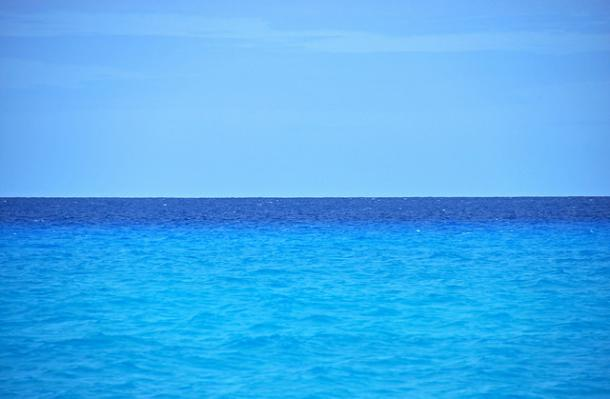
#> input picture ocean.jpg, 610 x 399 px
$ jupyter execute 'crop and swap.ipynb'
#> lines starting #> are read from the running program, lines starting #| are printed output that depends on the picture; after the words box and inside, x2 and y2 are one past the last pixel; in counts of white or black regions, pixels touching at a corner belong together
[cell 1]
import cv2
import numpy

[cell 2]
img1 = cv2.imread("ocean.jpg")
#> img1 is the input picture: shape (399, 610, 3); mean B, G, R 240.4, 173.8, 74.4
cv2.imshow("image 1",img1)
cv2.waitKey()
cv2.destroyAllWindows()

[cell 3]
img1.shape
#> Out = (399, 610, 3)

# Both image should be same sized, so here i reshape desert image.

[cell 4]
img2 = cv2.imread("desert.jpg")
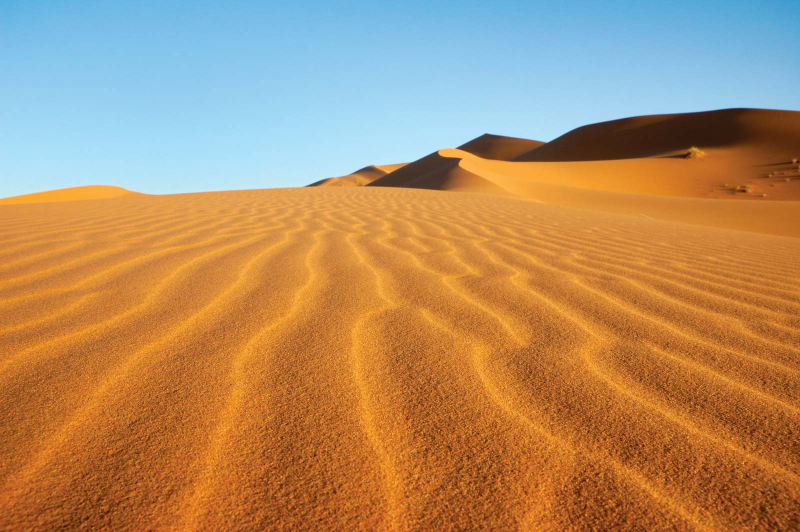
#> input picture desert.jpg, 1600 x 1064 px (shown at 1/2 size)
#> img2 is the input picture: shape (1064, 1600, 3); mean B, G, R 101.8, 140.8, 177.7
reshape_img2 = img2[266:665,:610]
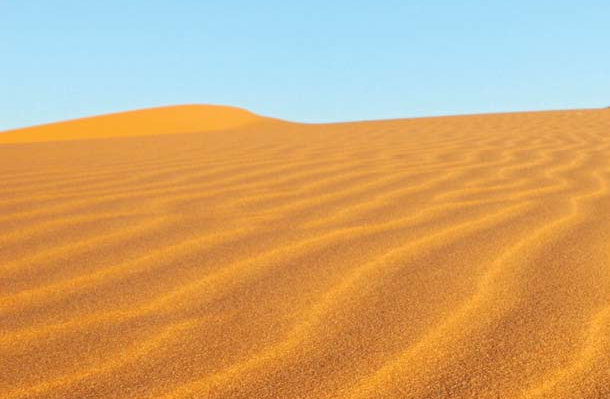
#> reshape_img2: shape (399, 610, 3); mean B, G, R 115.1, 166.5, 206.5
cv2.imshow("reshape image 2",reshape_img2)
cv2.waitKey()
cv2.destroyAllWindows()

[cell 5]
reshape_img2.shape
#> Out = (399, 610, 3)

[cell 6]
crop_img1 = img1[199:279,200:400]
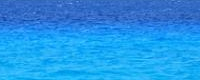
#> crop_img1: shape (80, 200, 3); mean B, G, R 230.2, 148.6, 35.5
reshape_img2[199:279,200:400] = crop_img1
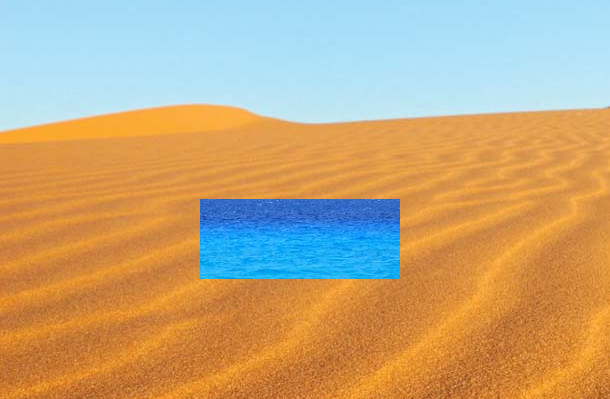
#> reshape_img2: shape (399, 610, 3); 6.57% of pixels changed, all inside (x1, y1, x2, y2) = (200, 199, 400, 279)
cv2.imshow("swapping",reshape_img2)
cv2.waitKey()
cv2.destroyAllWindows()

[cell 7]
img2 = cv2.imread("desert.jpg")
reshape_img2 = img2[266:665,:610]
crop_img2 = reshape_img2[199:279,200:400]
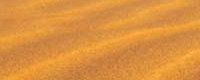
#> crop_img2: shape (80, 200, 3); mean B, G, R 63.9, 145.5, 220.5
img1[199:279,200:400] = crop_img2
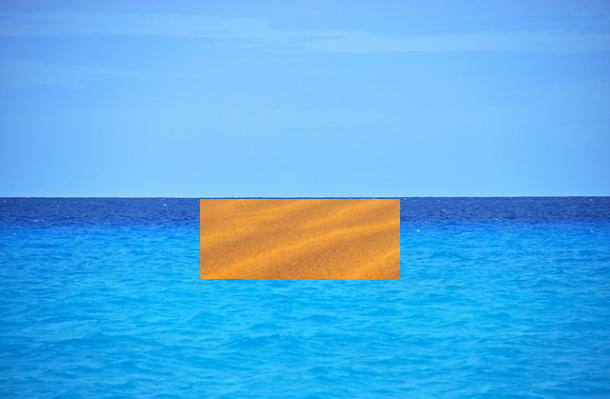
#> img1: shape (399, 610, 3); 6.57% of pixels changed, all inside (x1, y1, x2, y2) = (200, 199, 400, 279)
cv2.imshow("swapping",img1)
cv2.waitKey()
cv2.destroyAllWindows()
